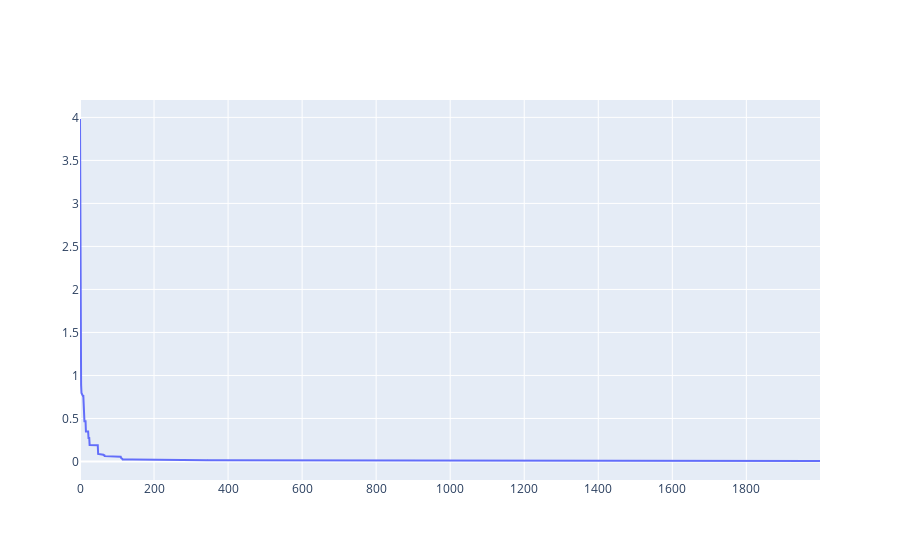

Notebook cell for this chart:
### Code cell
import plotly.graph_objects as go

fig = go.Figure()

fig.add_trace(go.Scatter(y=history, mode='lines'))
fig.show()

### Figure 1 — Plotly figure (JSON) as saved in the notebook; plotly's stock layout.template omitted (floating-point values rounded to 4 significant figures; data arrays with more than 128 entries replaced by an {"elided": "..."} marker saying what was removed)
{"data": [{"mode": "lines", "type": "scatter", "y": {"elided": "2000 float values"}}], "layout": {}}
